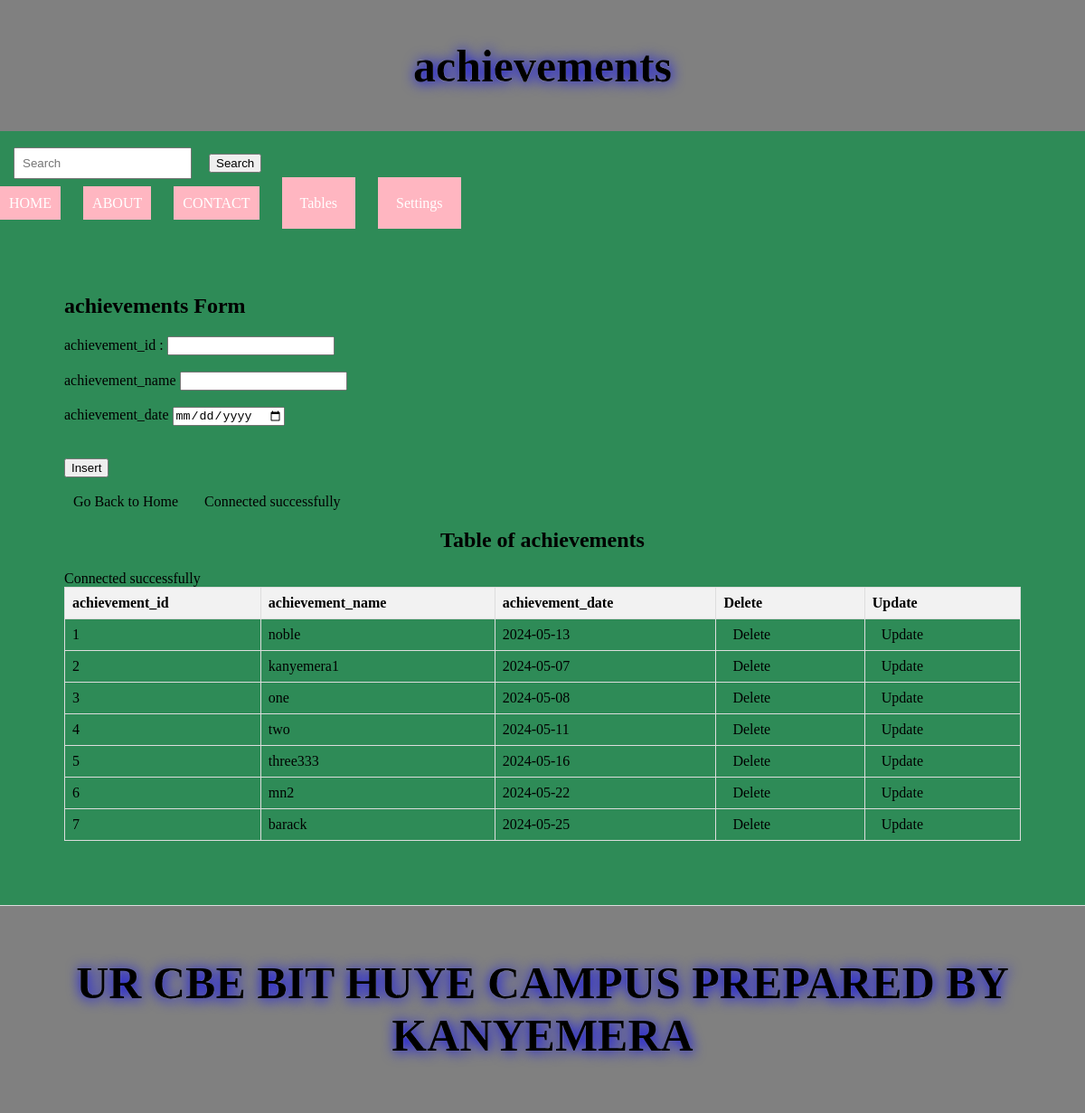
Screenshot of /achievements.php with the database file from the repository.
### tables this page shows
CREATE TABLE `achievements` (
  `achievement_id` int(11) NOT NULL,
  `achievement_name` varchar(100) DEFAULT NULL,
  `achievement_date` date DEFAULT NULL
);

### achievements.php (the view, shortened to what this page needs)
<!DOCTYPE html>
<html lang="en">
<head>
  <link rel="stylesheet" type="text/css" href="style.css" title="style 1" media="screen, tv, projection, handheld, print"/>
</head>
<body bgcolor="gray">
  <header>
   <h1 class="text-center text-white" style="font-family: impact; font-size: 50px; text-shadow: 1px 1px 15px blue; -webkit-text-stroke:0.1px white;">achievements
  </header><br>
  <form class="d-flex" role="search" action="search.php">
    <input class="form-control me-2" type="search" placeholder="Search" aria-label="Search" name="query">
    <button class="btn btn-outline-success" type="submit">Search</button>
  </form><br>
  <ul>
    <li style="display: inline; margin-right: 10px;"><a href="./home.html" style="padding: 10px; color: white; background-color: lightpink; text-decoration: none; margin-right: 15px;">HOME</a></li>
        <li style="display: inline; margin-right: 10px;"><a href="./about.html" style="padding: 10px; color: white; background-color: lightpink; text-decoration: none; margin-right: 15px;">ABOUT</a></li>
        <li style="display: inline; margin-right: 10px;"><a href="./contact.html" style="padding: 10px; color: white; background-color: lightpink; text-decoration: none; margin-right: 15px;">CONTACT</a></li>
    <li class="dropdown">
      <a href="#" style="padding: 20px; color: white; background-color:lightpink; text-decoration: none;">Tables</a>
    </li>
    <li class="dropdown">
      <a href="#" style="padding: 20px; color: white; background-color:lightpink; text-decoration: none;">Settings</a>
    </li>
  </ul>
<body>
    <section>
    <h1>achievements Form</h1>
    <form method="post" action="achievements.php">
        <label for="achievement_id">achievement_id :</label>
        <input type="number" id="achievement_id" name="achievement_id" required><br><br>
        <label for="achievement_name">achievement_name</label>
        <input type="text" id="achievement_name" name="achievement_name" required><br><br>
         <label for="achievement_date">achievement_date</label>
        <input type="date" id="achievement_date" name="achievement_date" required><br>
        </select><br><br>
        <input type="submit" name="insert" value="Insert"><br><br>
    </form>
    <a href="./home.html">Go Back to Home</a>
    <?php
    include('database_connection.php');
    ?>
    <center><h2>Table of achievements </h2></center>
    <table>
        <tr>
            <th>achievement_id</th>
            <th>achievement_name</th>
            <th>achievement_date</th>
            <th>Delete</th>
            <th>Update</th>
        </tr>
        <?php
         include('database_connection.php');
        $sql = "SELECT * FROM achievements";
        $result = $connection->query($sql);
        if ($result->num_rows > 0) {
            while ($row = $result->fetch_assoc()) {
                $acid = $row["achievement_id"];
                echo "<tr>
                    <td>" . $row["achievement_id"] . "</td>
                    <td>" . $row["achievement_name"] . "</td>
                    <td>" . $row["achievement_date"] . "</td>
                    <td><a href='delete_achievements.php?achievement_id=$acid'>Delete</a></td>
                    <td><a href='update_achievements.php?achievement_id=$acid'>Update</a></td>
                </tr>";
            }
        } else {
            echo "<tr><td colspan='5'>No data found</td></tr>";
        }
        ?>
    </table>
</section>
<footer>
  <center>
    <b><h2 class="text-center text-white" style="font-family: impact; font-size: 50px; text-shadow: 1px 1px 15px blue; -webkit-text-stroke:0.1px white;">UR CBE BIT  HUYE CAMPUS PREPARED BY KANYEMERA
  </center>
</footer>
</body>
</html>

### database_connection.php
<?php
$hostname = "localhost";
$username = "kanyemera1";
$password = "222018391";
$database = "online_gamification_training_platform";
$connection = new mysqli($hostname, $username, $password, $database);
if ($connection->connect_error) {
    die("Connection failed: " . $connection->connect_error);
} else {
    echo "Connected successfully";
}
?>

### style.css (style rules this page uses)
body { font-family: Arial, sans-serif; margin: 0; padding: 0; }
header { background-color:seagreen; padding: 20px; }
.dropdown { position: relative; display: inline; margin-right: 10px; }

### achievements.php (style rules this page uses)
body { margin: 0; padding: 0; font-family: 'Times New Roman', serif; background:seagreen; }
a { padding: 10px; color:white; text-decoration: none; margin-right: 15px; }
a:link { color:black; }
button.btn { margin-left: 15px; margin-top: 4px; }
input.form-control { margin-left: 15px; padding: 8px; }
section { padding: 71px; border-bottom: 1px solid #ddd; }
footer { text-align: center; padding: 15px; background-color: grey; }
header { background-color: grey; padding: 10px; text-align: center; }
ul { list-style-type: none; padding: 0; margin: 0; display: flex; align-items: center; }
li { margin-right: 10px; }
.dropdown { position: relative; display: inline-block; }
table { width: 100%; border-collapse: collapse; }
th, td { border: 1px solid #ddd; padding: 8px; text-align: left; }
th { background-color:#f2f2f2; }

### rows the page displays
achievements: achievement_id "1", achievement_name "noble", achievement_date "2024-05-13"
achievements: achievement_id "2", achievement_name "kanyemera1", achievement_date "2024-05-07"
achievements: achievement_id "3", achievement_name "one", achievement_date "2024-05-08"
achievements: achievement_id "4", achievement_name "two", achievement_date "2024-05-11"
achievements: achievement_id "5", achievement_name "three333", achievement_date "2024-05-16"
achievements: achievement_id "6", achievement_name "mn2", achievement_date "2024-05-22"
achievements: achievement_id "7", achievement_name "barack", achievement_date "2024-05-25"
